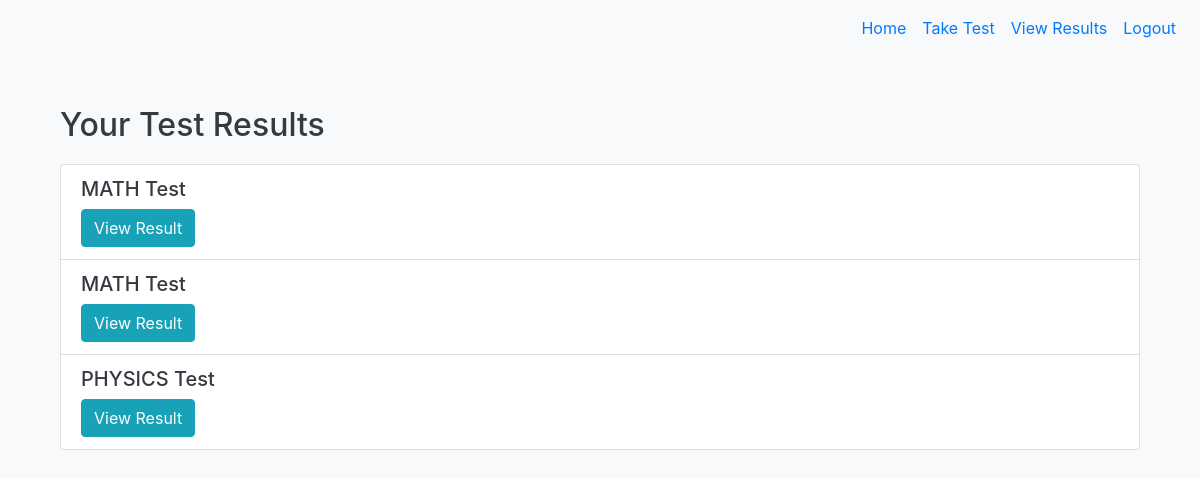
Screenshot of /view_results (signed in) with the database file from the repository.
### tables this page shows
CREATE TABLE "Test" (
    id INTEGER PRIMARY KEY AUTOINCREMENT,
    test_name TEXT NOT NULL,
    test_description TEXT,
    teacher_id INTEGER,
    FOREIGN KEY (teacher_id) REFERENCES User(id) ON DELETE CASCADE
);

### app.py (the view)
@app.route('/view_results')
@login_required
def view_results():
    if current_user.role != 'student':
        flash('Only students can view their results.', 'danger')
        return redirect(url_for('home'))
    tests = db.execute("SELECT DISTINCT Test.id, Test.test_name FROM Answer LEFT JOIN Test ON Answer.test_id = Test.id WHERE Answer.student_id = ?", current_user.id)
    return render_template('view_results.html', tests=tests)

### app.py (called while the page is built)
@login_manager.user_loader
def load_user(user_id):
    user = db.execute("SELECT * FROM User WHERE id = ?", user_id)
    if user:
        return User(id=user[0]['id'], username=user[0]['username'], password=user[0]['password'], role=user[0]['role'])
    return None

### templates/view_results.html
{% extends "base.html" %}
{% block content %}
<div class="container mt-4">
    <h2>Your Test Results</h2>
    <ul class="list-group">
        {% for test in tests %}
        <li class="list-group-item">
            <div class="d-flex justify-content-between align-items-center">
                <div>
                    <h5>{{ test.test_name }}</h5>
                    <a href="{{ url_for('view_individual_result', test_id=test.id) }}" class="btn btn-info">
                        View Result
                    </a>
                </div>
            </div>
        </li>
        {% endfor %}
    </ul>
</div>
{% endblock %}

### static/css/styles.css (style rules this page uses)
body { background-color: #f8f9fa; color: #343a40; }
.container { margin-top: 50px; }
h2 { margin-bottom: 20px; }

### rows the page displays
Test: test_name "MATH Test"
Test: test_name "MATH Test"
Test: test_name "PHYSICS Test"
